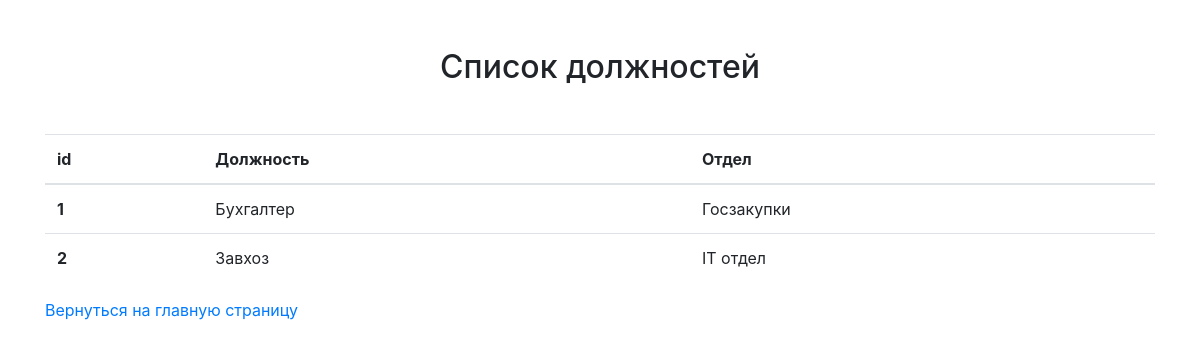
The app's page /position with its own data.
### app/models.py (models this page shows)
class Position(db.Model):
    id = db.Column(db.Integer, primary_key=True)
    position_name = db.Column(db.String(20))
    department = db.Column(db.String(25))

### app/views.py (the view)
def position_list():
    positions = Position.query.all()
    return render_template('position_view.html', positions=positions)

### app/templates/position_view.html (shortened to what this page needs)
<!DOCTYPE html>
<html lang="en">
<head>
    <link rel="stylesheet" href="https://cdn.jsdelivr.net/npm/bootstrap@4.6.1/dist/css/bootstrap.min.css">
</head>
<body>
    <div class="container">
        <h2 class="mt-5 mb-5 text-center">Список должностей</h2>
         <table class="table">
          <thead>
            <tr>
               <th scope="col">id</th>
              <th scope="col">Должность</th>
              <th scope="col">Отдел</th>
            </tr>
          </thead>
          <tbody>
          {% for position in positions %}
            <tr>
              <th scope="row">{{ position.id }}</th>
              <td>{{ position.position_name }}</td>
              <td>{{ position.department }}</td>
            </tr>
          {% endfor %}
          </tbody>
        </table>
        <a href="{{ url_for('employee_list') }}">Вернуться на главную страницу</a>
    </div>
</body>
</html>

### records on screen
Position: id "1", position_name "Бухгалтер", department "Госзакупки"
Position: id "2", position_name "Завхоз", department "IT отдел"
